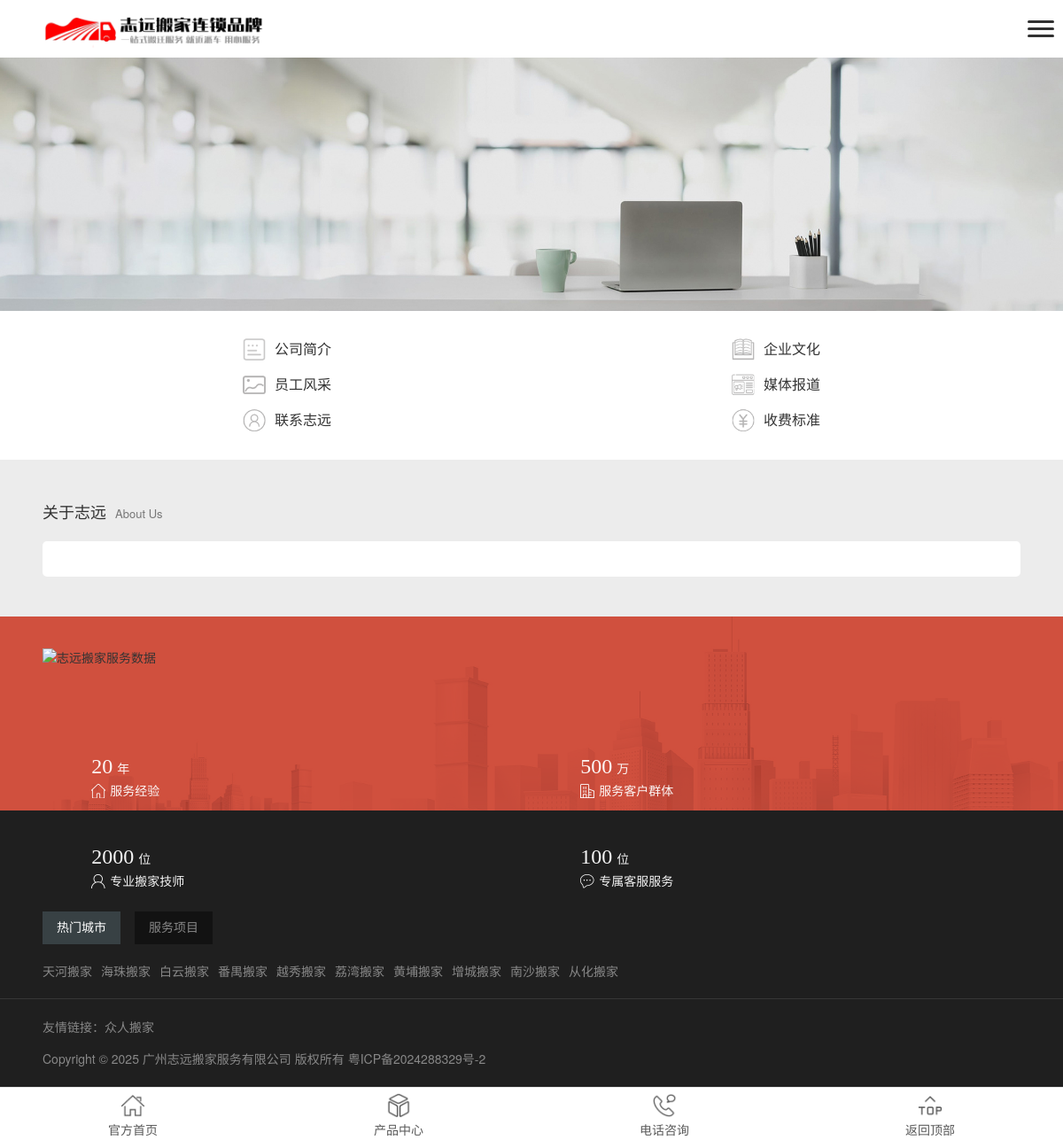
/about.html, run on the app's committed database.
### tables this page shows
CREATE TABLE "zw_cms_nav" ("id" INTEGER, "pid" INTEGER, "d_pid" INTEGER, "title" TEXT, "subtitle" TEXT, "seo_title" TEXT, "seo_keyword" TEXT, "seo_content" TEXT, "content" TEXT, "info" TEXT, "url_model" TEXT, "type" TEXT, "icon" TEXT, "href" TEXT, "params" TEXT, "country_id" TEXT, "target" TEXT, "image" TEXT, "sort" INTEGER, "status" INTEGER, "state" INTEGER, "states" INTEGER, "remark" TEXT, "create_time" INTEGER, "update_time" INTEGER, "delete_time" INTEGER, "allow_delete" INTEGER, "view" TEXT, "lang" TEXT);

### app/controller/Index.php (called while the page is built, shortened)
<?php
class Index extends BaseController
{
    public function about(int $id = 0)
    {
        $navModel = new CmsNav();
        $page = $navModel->find($id);
        if (!$page) {
            $page = $navModel->findWhere(['url_model' => 'about']);
        }
        $parentId = ($page && $page['pid'] > 0) ? $page['pid'] : ($page['id'] ?? 5);
        $children = $navModel->select(['pid' => $parentId, 'status' => 1], '*', 'sort ASC');
        $view = 'index/about';
        $viewData = [
            'page'      => $page ?? [],
            'classify'  => $children,
            'banner'    => ($navModel->find($parentId)['image'] ?? '') ?: '/upload/20240510/bacfd59f43877ced86eca6d241385b84.jpg',
            'p_active'  => 4,
            'page_title'      => $page['seo_title'] ?: $this->seoTitle($page['title'] ?? '关于志远'),
            'page_keywords'   => $page['seo_keyword'] ?? '',
            'page_description'=> $page['seo_content'] ?? '',
        ];
        $this->render($view, $viewData);
    }
}

### bootstrap.php (called while the page is built, shortened)
<?php
$config = require CONFIG_PATH . 'site.php';
$app = new \app\core\App($config);
$app->run();

### public/index.php (called while the page is built, shortened)
<?php
require __DIR__ . '/../bootstrap.php';

### app/model/BaseModel.php (called while the page is built, shortened)
<?php
abstract class BaseModel
{
    protected $table;
    protected $connection;
    public function __construct()
    {
        $this->connection = Database::getInstance();
    }
    protected function table(): string
    {
        return Database::table($this->table);
    }
    public function findWhere(array $where, string $field = '*')
    {
        $conditions = [];
        $params = [];
        foreach ($where as $key => $value) {
            $conditions[] = "`{$key}` = ?";
            $params[] = $value;
        }
        $sql = "SELECT {$field} FROM " . $this->table() . " WHERE " . implode(' AND ', $conditions) . " LIMIT 1";
        $stmt = $this->connection->prepare($sql);
        $stmt->execute($params);
        return $stmt->fetch();
    }
    public function select(array $where = [], string $field = '*', string $order = 'id DESC', int $limit = 0, int $offset = 0): array
    {
        $sql = "SELECT {$field} FROM " . $this->table();
        $params = [];
        if (!empty($where)) {
            $conditions = [];
            foreach ($where as $key => $value) {
                if (is_array($value)) {
                    $conditions[] = "`{$key}` IN (" . implode(',', array_fill(0, count($value), '?')) . ")";
                    $params = array_merge($params, $value);
                } else {
                    $conditions[] = "`{$key}` = ?";
                    $params[] = $value;
                }
            }
            $sql .= " WHERE " . implode(' AND ', $conditions);
        }
        if ($order) {
            $sql .= " ORDER BY {$order}";
        }
        if ($limit > 0) {
            $sql .= " LIMIT {$limit}";
        }
        $stmt = $this->connection->prepare($sql);
        $stmt->execute($params);
        return $stmt->fetchAll();
    }
}

### app/model/Database.php (called while the page is built, shortened)
<?php
class Database
{
    protected static $instance = null;
    protected static $config = [];
    public static function init(array $config): void
    {
        self::$config = $config;
    }
    public static function getInstance(): \PDO
    {
        if (self::$instance === null) {
            $cfg = self::$config;
            if ($cfg['type'] === 'sqlite') {
                $dsn = 'sqlite:' . $cfg['database'];
                self::$instance = new \PDO($dsn, null, null, [
                    \PDO::ATTR_ERRMODE            => \PDO::ERRMODE_EXCEPTION,
                    \PDO::ATTR_DEFAULT_FETCH_MODE => \PDO::FETCH_ASSOC,
                ]);
                self::$instance->exec('PRAGMA busy_timeout = 5000');
            }
        }
        return self::$instance;
    }
    public static function table(string $name): string
    {
        return self::$config['prefix'] . $name;
    }
}

### app/model/CmsNav.php (called while the page is built, shortened)
<?php
class CmsNav extends BaseModel
{
    public function getNavTree(string $cacheKey = 'header', int $limit = 0): array
    {
        if ($cacheKey === 'main_nav') {
            $sql = 'SELECT * FROM ' . $this->table()
                . ' WHERE pid = 0 AND status = 1 AND (states = 1 OR id = 1)'
                . ' ORDER BY sort ASC, id ASC';
            $topNavs = $this->connection->query($sql)->fetchAll();
        } else {
            $topNavs = $this->select(
                ['pid' => 0, 'states' => 1],
                '*',
                'sort ASC, id ASC',
                $limit
            );
        }
        $result = [];
        foreach ($topNavs as $nav) {
            $children = $this->select(
                ['pid' => $nav['id'], 'state' => 1],
                '*',
                'sort ASC, id ASC'
            );
            $nav['children'] = $children ?: [];
            $result[] = $nav;
        }
        return $result;
    }
    public function getFooterNav(): array
    {
        return $this->getNavTree('footer_nav', 6);
    }
}

### app/view/index/about.php (the view, shortened to what this page needs)
<?php include VIEW_PATH . 'layout/header.php'; ?>
<link rel="stylesheet" href="<?= htmlspecialchars($assetUrl('/static/home/css/about.css'), ENT_QUOTES, 'UTF-8') ?>">
<div class="page-banner"><img src="<?= htmlspecialchars($assetUrl($banner), ENT_QUOTES, 'UTF-8') ?>" class="w100 block" alt=""></div>
<div><div class="about_nav_2"><ul class="center clearfix"><?php foreach ($classify as $item): ?><a href="<?= $item['href'] ?: '/about/' . $item['id'] . '.html' ?>" target="<?= $item['target'] ?: '_self' ?>"><li class="df ac jc"><span class="icon" style="background-image: url(<?= $item['icon'] ?>);"></span><span><?= $item['title'] ?></span></li></a><?php endforeach; ?></ul></div></div>
<div><div class="wow fadeInUp" data-wow-delay="0.1s"><div class="center"><div class="title-top clearfix mt45"><p><?= $page['title'] ?><span><?= $page['subtitle'] ?></span></p></div></div><div class="about-container pd50 center mt20 border-radius-5 fs-14"></div></div></div>
    <?php include VIEW_PATH . 'layout/footer.php'; ?>

### public/static/home/css/global.css (style rules this page uses)
* { margin: 0; padding: 0; box-sizing: border-box }
body { min-width: 1230px; background-color: #ececec; overflow-x: hidden; font-size: 14px; line-height: 1.5; font-family: "Helvetica Neue", Helvetica, Arial, "Microsoft Yahei", "Hiragino Sans GB", "Heiti SC", "WenQuanYi Micro Hei", sans-serif; color: #333; }
.clearfix:before, .clearfix:after { content: ''; display: table }
.clearfix:after { clear: both; overflow: hidden }
.center { width: 100%; max-width: 1230px; height: auto; margin: 0 auto }
img { max-width: 100% }
.mt20 { margin-top: 20px !important }
.fs-14 { font-size: 14px !important }
.mt45 { margin-top: 45px !important; }
.df { display: flex; }
.jc { justify-content: center; }
.ac { align-items: center; }
:root { --hover:#E52F22; --main-color:#E52F22; --color:#E52F22; --h-color:#E52F22; --linear-gradient: linear-gradient(to top right,#E52F22,#db8a84); --linear-gradient-g: linear-gradient(135deg,#E52F22,#e98a83); --main:#E52F22; --fz30:2.1rem; --fz25:1.6rem; --fz20:1.45rem; --fz18:1.35rem; --fz16:1.15rem; --fz15:1.15rem; --fz14:1.05rem; --lh25:1.6rem; --lh40:2.9rem; --lh30:2.2rem; --lh20:1.45rem; }
.w100 { width: 100%; }
.mt20 { margin-top: 20px; }
.page-banner img, .page_banner img { display: block; }

### public/static/home/css/media.css (style rules this page uses)
@media screen and (max-width: 1200px) { body { width: 100%;min-width: 100%; } }
@media screen and (max-width: 1200px) { .center { width: 92%; max-width: 100%; height: auto; margin: 0 auto; } }

### public/static/home/css/about.css (style rules this page uses)
.border-radius-5 { border-radius:5px }
.about-container { padding:30px 25px;background:#fff }
.about_nav_2 { width:100%;background-color:#fff;padding:24px 0 }
.about_nav_2 ul li { width:120px;height:40px;border-radius:4px;float:left;margin-right:38.5px;text-align:center;line-height:40px;font-size:16px;transition:0.35s }
.about_nav_2 ul a:last-child li { margin-right:0 }
.icon { background-size: 100%; background-repeat:no-repeat;display:inline-block;margin-right:10px;transition:0.35s; width:26px;height:26px;background-position: 0 -27px; }
@media screen and (max-width:1200px) { .about_nav_2 ul li { width: 50%; height: 40px; border-radius: 4px; float: left; margin-right: 0; text-align: center; line-height: 40px; font-size: 16px; } }
@media screen and (max-width:1200px) { .about-container { padding: 20px !important; } }

### data on the page
zw_cms_nav: icon (picture), title "公司简介"
zw_cms_nav: icon (picture), title "企业文化"
zw_cms_nav: icon (picture), title "员工风采"
zw_cms_nav: icon (picture), title "媒体报道"
zw_cms_nav: icon (picture), title "联系志远"
zw_cms_nav: icon (picture), title "收费标准"
zw_cms_nav: title "关于志远", subtitle "About Us"

### other printed values
$city['mark'] "天河"
$city['mark'] "海珠"
$city['mark'] "白云"
$city['mark'] "番禺"
$city['mark'] "越秀"
$city['mark'] "荔湾"
$city['mark'] "黄埔"
$city['mark'] "增城"
$city['mark'] "南沙"
$city['mark'] "从化"
$site['name'] "广州志远搬家服务有限公司"
$site['icp'] "粤ICP备2024288329号-2"
